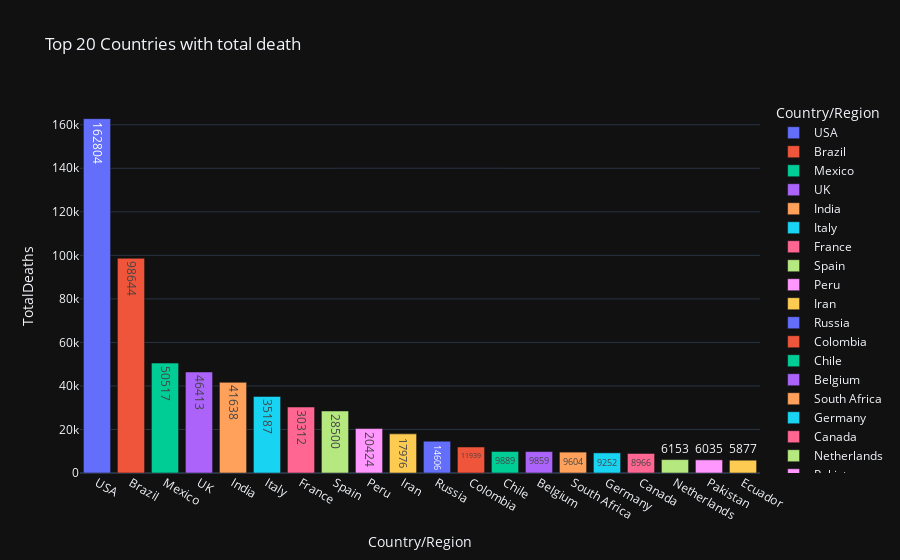

Here is the notebook cell this chart was saved with:
### Code cell
total_death = world_data.sort_values('TotalDeaths', ascending=False).iloc[:20]
plt.figure(figsize=(20, 10))
fig = px.bar(total_death,
            x='Country/Region', 
            y='TotalDeaths', 
            color='Country/Region', 
            text='TotalDeaths',
            title='Top 20 Countries with total death',
            template='plotly_dark'
    )
# fig.update_layout(template='plotly_dark', title_text = 'Top 20 countries with confirmed case')
fig.show()
# plt.show()

### Figure 1 — Plotly figure (JSON) as saved in the notebook; plotly's stock layout.template omitted (floating-point values rounded to 4 significant figures)
{"data": [{"alignmentgroup": "True", "hovertemplate": "Country/Region=%{x}<br>TotalDeaths=%{text}<extra></extra>", "legendgroup": "USA", "marker": {"color": "#636efa", "pattern": {"shape": ""}}, "name": "USA", "offsetgroup": "USA", "orientation": "v", "showlegend": true, "text": [162804], "textposition": "auto", "type": "bar", "x": ["USA"], "xaxis": "x", "y": [162804], "yaxis": "y"}, {"alignmentgroup": "True", "hovertemplate": "Country/Region=%{x}<br>TotalDeaths=%{text}<extra></extra>", "legendgroup": "Brazil", "marker": {"color": "#EF553B", "pattern": {"shape": ""}}, "name": "Brazil", "offsetgroup": "Brazil", "orientation": "v", "showlegend": true, "text": [98644], "textposition": "auto", "type": "bar", "x": ["Brazil"], "xaxis": "x", "y": [98644], "yaxis": "y"}, {"alignmentgroup": "True", "hovertemplate": "Country/Region=%{x}<br>TotalDeaths=%{text}<extra></extra>", "legendgroup": "Mexico", "marker": {"color": "#00cc96", "pattern": {"shape": ""}}, "name": "Mexico", "offsetgroup": "Mexico", "orientation": "v", "showlegend": true, "text": [50517], "textposition": "auto", "type": "bar", "x": ["Mexico"], "xaxis": "x", "y": [50517], "yaxis": "y"}, {"alignmentgroup": "True", "hovertemplate": "Country/Region=%{x}<br>TotalDeaths=%{text}<extra></extra>", "legendgroup": "UK", "marker": {"color": "#ab63fa", "pattern": {"shape": ""}}, "name": "UK", "offsetgroup": "UK", "orientation": "v", "showlegend": true, "text": [46413], "textposition": "auto", "type": "bar", "x": ["UK"], "xaxis": "x", "y": [46413], "yaxis": "y"}, {"alignmentgroup": "True", "hovertemplate": "Country/Region=%{x}<br>TotalDeaths=%{text}<extra></extra>", "legendgroup": "India", "marker": {"color": "#FFA15A", "pattern": {"shape": ""}}, "name": "India", "offsetgroup": "India", "orientation": "v", "showlegend": true, "text": [41638], "textposition": "auto", "type": "bar", "x": ["India"], "xaxis": "x", "y": [41638], "yaxis": "y"}, {"alignmentgroup": "True", "hovertemplate": "Country/Region=%{x}<br>TotalDeaths=%{text}<extra></extra>", "legendgroup": "Italy", "marker": {"color": "#19d3f3", "pattern": {"shape": ""}}, "name": "Italy", "offsetgroup": "Italy", "orientation": "v", "showlegend": true, "text": [35187], "textposition": "auto", "type": "bar", "x": ["Italy"], "xaxis": "x", "y": [35187], "yaxis": "y"}, {"alignmentgroup": "True", "hovertemplate": "Country/Region=%{x}<br>TotalDeaths=%{text}<extra></extra>", "legendgroup": "France", "marker": {"color": "#FF6692", "pattern": {"shape": ""}}, "name": "France", "offsetgroup": "France", "orientation": "v", "showlegend": true, "text": [30312], "textposition": "auto", "type": "bar", "x": ["France"], "xaxis": "x", "y": [30312], "yaxis": "y"}, {"alignmentgroup": "True", "hovertemplate": "Country/Region=%{x}<br>TotalDeaths=%{text}<extra></extra>", "legendgroup": "Spain", "marker": {"color": "#B6E880", "pattern": {"shape": ""}}, "name": "Spain", "offsetgroup": "Spain", "orientation": "v", "showlegend": true, "text": [28500], "textposition": "auto", "type": "bar", "x": ["Spain"], "xaxis": "x", "y": [28500], "yaxis": "y"}, {"alignmentgroup": "True", "hovertemplate": "Country/Region=%{x}<br>TotalDeaths=%{text}<extra></extra>", "legendgroup": "Peru", "marker": {"color": "#FF97FF", "pattern": {"shape": ""}}, "name": "Peru", "offsetgroup": "Peru", "orientation": "v", "showlegend": true, "text": [20424], "textposition": "auto", "type": "bar", "x": ["Peru"], "xaxis": "x", "y": [20424], "yaxis": "y"}, {"alignmentgroup": "True", "hovertemplate": "Country/Region=%{x}<br>TotalDeaths=%{text}<extra></extra>", "legendgroup": "Iran", "marker": {"color": "#FECB52", "pattern": {"shape": ""}}, "name": "Iran", "offsetgroup": "Iran", "orientation": "v", "showlegend": true, "text": [17976], "textposition": "auto", "type": "bar", "x": ["Iran"], "xaxis": "x", "y": [17976], "yaxis": "y"}, {"alignmentgroup": "True", "hovertemplate": "Country/Region=%{x}<br>TotalDeaths=%{text}<extra></extra>", "legendgroup": "Russia", "marker": {"color": "#636efa", "pattern": {"shape": ""}}, "name": "Russia", "offsetgroup": "Russia", "orientation": "v", "showlegend": true, "text": [14606], "textposition": "auto", "type": "bar", "x": ["Russia"], "xaxis": "x", "y": [14606], "yaxis": "y"}, {"alignmentgroup": "True", "hovertemplate": "Country/Region=%{x}<br>TotalDeaths=%{text}<extra></extra>", "legendgroup": "Colombia", "marker": {"color": "#EF553B", "pattern": {"shape": ""}}, "name": "Colombia", "offsetgroup": "Colombia", "orientation": "v", "showlegend": true, "text": [11939], "textposition": "auto", "type": "bar", "x": ["Colombia"], "xaxis": "x", "y": [11939], "yaxis": "y"}, {"alignmentgroup": "True", "hovertemplate": "Country/Region=%{x}<br>TotalDeaths=%{text}<extra></extra>", "legendgroup": "Chile", "marker": {"color": "#00cc96", "pattern": {"shape": ""}}, "name": "Chile", "offsetgroup": "Chile", "orientation": "v", "showlegend": true, "text": [9889], "textposition": "auto", "type": "bar", "x": ["Chile"], "xaxis": "x", "y": [9889], "yaxis": "y"}, {"alignmentgroup": "True", "hovertemplate": "Country/Region=%{x}<br>TotalDeaths=%{text}<extra></extra>", "legendgroup": "Belgium", "marker": {"color": "#ab63fa", "pattern": {"shape": ""}}, "name": "Belgium", "offsetgroup": "Belgium", "orientation": "v", "showlegend": true, "text": [9859], "textposition": "auto", "type": "bar", "x": ["Belgium"], "xaxis": "x", "y": [9859], "yaxis": "y"}, {"alignmentgroup": "True", "hovertemplate": "Country/Region=%{x}<br>TotalDeaths=%{text}<extra></extra>", "legendgroup": "South Africa", "marker": {"color": "#FFA15A", "pattern": {"shape": ""}}, "name": "South Africa", "offsetgroup": "South Africa", "orientation": "v", "showlegend": true, "text": [9604], "textposition": "auto", "type": "bar", "x": ["South Africa"], "xaxis": "x", "y": [9604], "yaxis": "y"}, {"alignmentgroup": "True", "hovertemplate": "Country/Region=%{x}<br>TotalDeaths=%{text}<extra></extra>", "legendgroup": "Germany", "marker": {"color": "#19d3f3", "pattern": {"shape": ""}}, "name": "Germany", "offsetgroup": "Germany", "orientation": "v", "showlegend": true, "text": [9252], "textposition": "auto", "type": "bar", "x": ["Germany"], "xaxis": "x", "y": [9252], "yaxis": "y"}, {"alignmentgroup": "True", "hovertemplate": "Country/Region=%{x}<br>TotalDeaths=%{text}<extra></extra>", "legendgroup": "Canada", "marker": {"color": "#FF6692", "pattern": {"shape": ""}}, "name": "Canada", "offsetgroup": "Canada", "orientation": "v", "showlegend": true, "text": [8966], "textposition": "auto", "type": "bar", "x": ["Canada"], "xaxis": "x", "y": [8966], "yaxis": "y"}, {"alignmentgroup": "True", "hovertemplate": "Country/Region=%{x}<br>TotalDeaths=%{text}<extra></extra>", "legendgroup": "Netherlands", "marker": {"color": "#B6E880", "pattern": {"shape": ""}}, "name": "Netherlands", "offsetgroup": "Netherlands", "orientation": "v", "showlegend": true, "text": [6153], "textposition": "auto", "type": "bar", "x": ["Netherlands"], "xaxis": "x", "y": [6153], "yaxis": "y"}, {"alignmentgroup": "True", "hovertemplate": "Country/Region=%{x}<br>TotalDeaths=%{text}<extra></extra>", "legendgroup": "Pakistan", "marker": {"color": "#FF97FF", "pattern": {"shape": ""}}, "name": "Pakistan", "offsetgroup": "Pakistan", "orientation": "v", "showlegend": true, "text": [6035], "textposition": "auto", "type": "bar", "x": ["Pakistan"], "xaxis": "x", "y": [6035], "yaxis": "y"}, {"alignmentgroup": "True", "hovertemplate": "Country/Region=%{x}<br>TotalDeaths=%{text}<extra></extra>", "legendgroup": "Ecuador", "marker": {"color": "#FECB52", "pattern": {"shape": ""}}, "name": "Ecuador", "offsetgroup": "Ecuador", "orientation": "v", "showlegend": true, "text": [5877], "textposition": "auto", "type": "bar", "x": ["Ecuador"], "xaxis": "x", "y": [5877], "yaxis": "y"}], "layout": {"barmode": "relative", "legend": {"title": {"text": "Country/Region"}, "tracegroupgap": 0}, "title": {"text": "Top 20 Countries with total death"}, "xaxis": {"anchor": "y", "categoryarray": ["USA", "Brazil", "Mexico", "UK", "India", "Italy", "France", "Spain", "Peru", "Iran", "Russia", "Colombia", "Chile", "Belgium", "South Africa", "Germany", "Canada", "Netherlands", "Pakistan", "Ecuador"], "categoryorder": "array", "domain": [0, 1], "title": {"text": "Country/Region"}}, "yaxis": {"anchor": "x", "domain": [0, 1], "title": {"text": "TotalDeaths"}}}}
